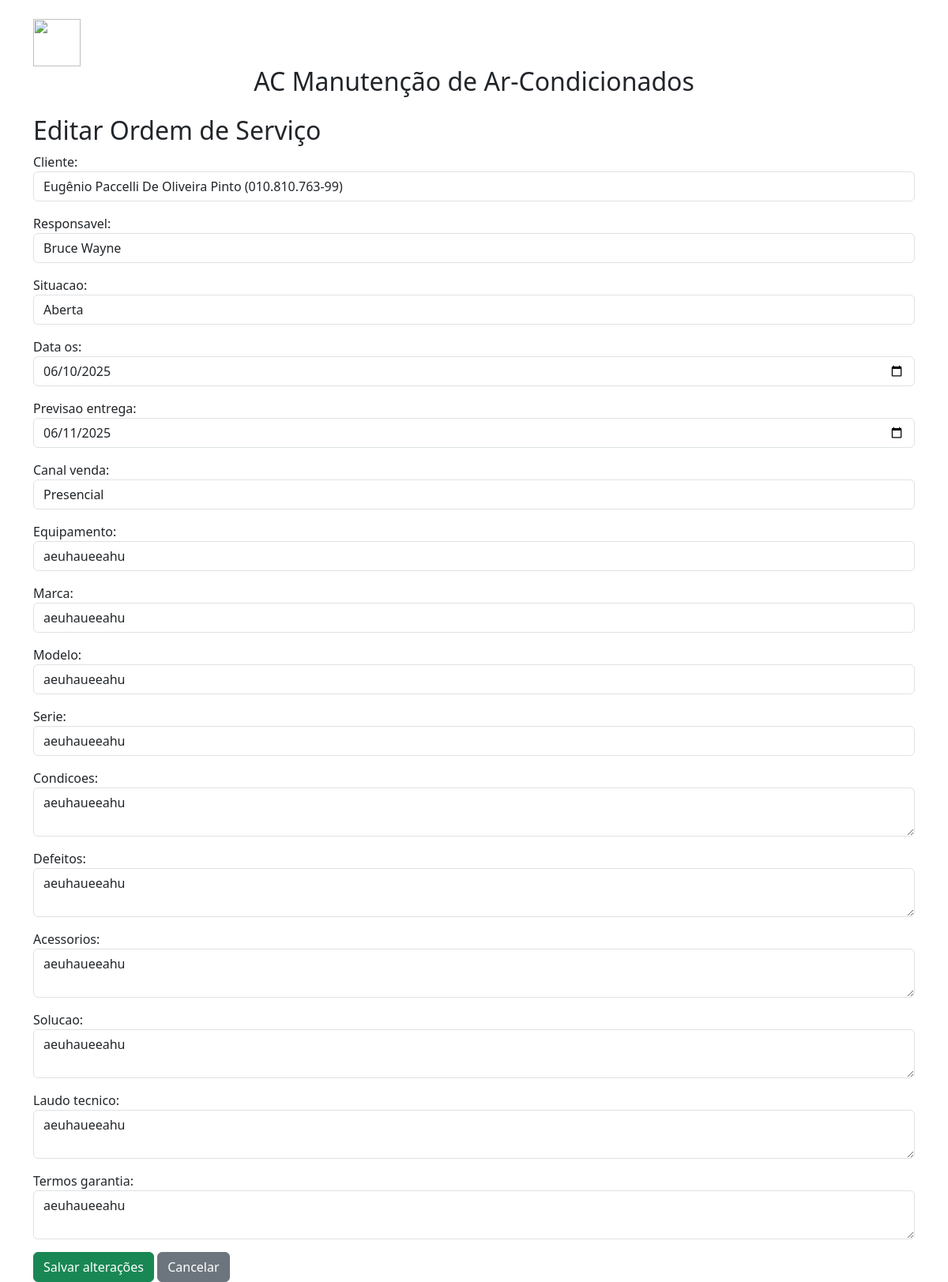
The app's page /editar/6/, older data.
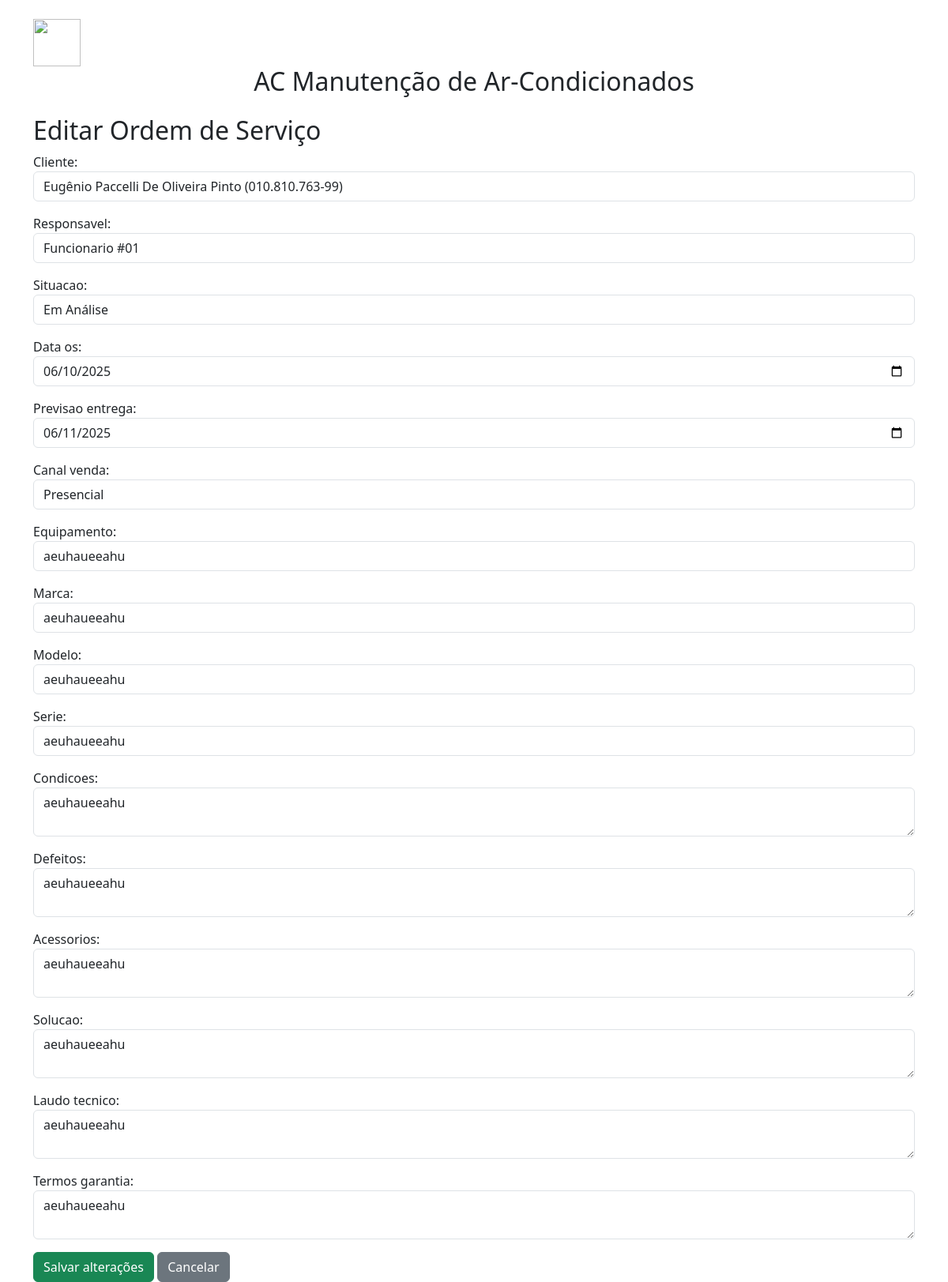
The same page, newer data.
### ordem_servico/models.py (models this page shows, shortened)
class OrdemServico(models.Model):
    cliente = models.ForeignKey(Cliente, on_delete=models.PROTECT)
    responsavel = models.ForeignKey(Funcionario, on_delete=models.PROTECT)
    situacao = models.CharField(
        max_length=10,
        choices=Situacao.choices,
        default=Situacao.ABERTA
    )
    data_os = models.DateField()
    previsao_entrega = models.DateField()
    canal_venda = models.CharField(
        max_length=10,
        choices=CanalVenda.choices,
        default=CanalVenda.PRESENCIAL
    )
    equipamento = models.CharField(max_length=100)
    marca = models.CharField(max_length=50, blank=True)
    modelo = models.CharField(max_length=50, blank=True)
    serie = models.CharField(max_length=50, blank=True)
    condicoes = models.TextField(blank=True)
    defeitos = models.TextField(blank=True)
    acessorios = models.TextField(blank=True)
    solucao = models.TextField(blank=True)
    laudo_tecnico = models.TextField(blank=True)
    termos_garantia = models.TextField(blank=True)

### ordem_servico/views.py (the view)
# urls.py: path('editar/<int:ordem_id>/', views.editar_ordem, name='editar_ordem'),
def editar_ordem(request, ordem_id):
    ordem = get_object_or_404(OrdemServico, pk=ordem_id)
    if request.method == 'POST':
        form = OrdemServicoForm(request.POST, instance=ordem)
        if form.is_valid():
            os = form.save(commit=False)
            os.atualizado_por = request.user
            os.save()
            return redirect('detalhar_ordem', ordem_id=ordem.id)
    else:
        form = OrdemServicoForm(instance=ordem)
    return render(request, 'ordem_servico/editar_ordem.html', {'form': form})

### ordem_servico/forms.py (called while the page is built)
    def label_from_instance(self, obj):
        return f"{obj.nome} ({obj.cpf})"

### ordem_servico/models.py (called while the page is built)
    def __str__(self):
        return self.nome

### ordem_servico/templates/ordem_servico/editar_ordem.html (shortened to what this page needs)
{% extends 'ordem_servico/base.html' %}
{% block content %}
<h2>Editar Ordem de Serviço</h2>
<form method="post">
    {{ form.as_p }}
    <button type="submit" class="btn btn-success">Salvar alterações</button>
    <a href="{% url 'lista_ordens' %}" class="btn btn-secondary">Cancelar</a>
</form>
{% endblock %}

Row changes from the older to the newer data that the page shows:
changed OrdemServico "Eugênio Paccelli De Oliveira Pinto (010.810.763-99)": responsavel "Bruce Wayne" → "Funcionario #01"; situacao "Aberta" → "Em Análise"
